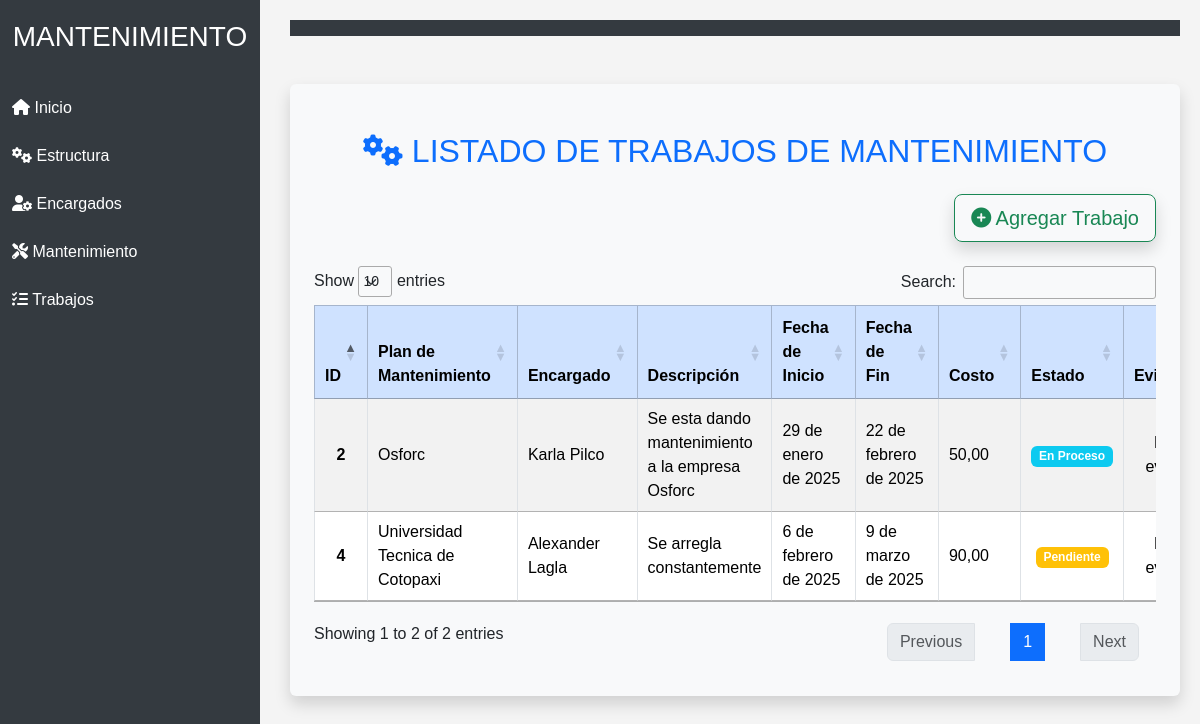
The page /listadoTrabajo/ on the database its author committed.
### Aplicaciones/Reparacion/models.py (models this page shows, shortened)
class Trabajo(models.Model):
    ESTADO_CHOICES = [
        ('Pendiente', 'Pendiente'),
        ('En Proceso', 'En Proceso'),
        ('Finalizado', 'Finalizado'),
    ]
    plan = models.ForeignKey(PlanMantenimiento, on_delete=models.CASCADE)
    encargado = models.ForeignKey(Encargado, on_delete=models.SET_NULL, null=True)
    descripcion = models.TextField()
    fecha_inicio = models.DateField()
    fecha_fin = models.DateField(blank=True, null=True)
    costo = models.DecimalField(max_digits=10, decimal_places=2)
    estado = models.CharField(max_length=50, choices=ESTADO_CHOICES)
    evidencia = models.FileField(upload_to='trabajos/', blank=True, null=True)

class PlanMantenimiento(models.Model):
    TIPO_CHOICES = [
        ('Preventivo', 'Preventivo'),
        ('Correctivo', 'Correctivo'),
    ]
    ESTADO_CHOICES = [
        ('Pendiente', 'Pendiente'),
        ('En Proceso', 'En Proceso'),
        ('Finalizado', 'Finalizado'),
    ]
    estructura = models.ForeignKey(Estructura, on_delete=models.CASCADE)
    tipo = models.CharField(max_length=50, choices=TIPO_CHOICES)
    fecha_inicio = models.DateField()
    fecha_fin = models.DateField(blank=True, null=True)
    descripcion = models.TextField(blank=True, null=True)
    estado = models.CharField(max_length=50, choices=ESTADO_CHOICES)
    documento = models.FileField(upload_to='planes_mantenimiento/', blank=True, null=True)

class Estructura(models.Model):
    ESTADO_CHOICES = [
        ('Bueno', 'Bueno'),
        ('Regular', 'Regular'),
        ('Malo', 'Malo'),
    ]
    nombre = models.CharField(max_length=100)
    tipo = models.CharField(max_length=50)
    ubicacion = models.CharField(max_length=255)
    fecha_construccion = models.DateField()
    estado = models.CharField(max_length=50, choices=ESTADO_CHOICES)
    descripcion = models.TextField(blank=True, null=True)
    imagen = models.ImageField(upload_to='estructuras/', blank=True, null=True)  # Guarda en 'media/estructuras/'

class Encargado(models.Model):
    nombre = models.CharField(max_length=100)
    cargo = models.CharField(max_length=100)
    telefono = models.CharField(max_length=15)
    email = models.EmailField()
    especialidad = models.CharField(max_length=100)
    estado = models.BooleanField(default=True)
    foto = models.ImageField(upload_to='fotos_encargados/', null=True, blank=True)

### Aplicaciones/Reparacion/views.py (the view)
# urls.py: path('listadoTrabajo/', views.listadoTrabajo, name='listadoTrabajo'),
def listadoTrabajo(request):
    trabajos = Trabajo.objects.all()  # Debe ser el modelo correcto
    return render(request, 'listadoTrabajo.html', {'trabajos': trabajos})

### Aplicaciones/Reparacion/templates/listadoTrabajo.html (shortened to what this page needs)
{% extends "plantilla.html" %}
{% block contenido %}
<div class="container my-5 bg-light p-4 rounded shadow">
    <h2 class="my-4 text-center text-primary">
        <i class="fas fa-cogs"></i> LISTADO DE TRABAJOS DE MANTENIMIENTO
    </h2>
    <div class="d-flex justify-content-end mb-4">
        <a href="{% url 'nuevoTrabajo' %}" class="btn btn-outline-success btn-lg shadow">
            <i class="fas fa-plus-circle"></i> Agregar Trabajo
        </a>
    </div>
    <div class="table-responsive">
        <table id="trabajosTable" class="table table-striped table-hover table-bordered align-middle">
            <thead class="table-primary text-center">
                <tr>
                    <th>ID</th>
                    <th>Plan de Mantenimiento</th>
                    <th>Encargado</th>
                    <th>Descripción</th>
                    <th>Fecha de Inicio</th>
                    <th>Fecha de Fin</th>
                    <th>Costo</th>
                    <th>Estado</th>
                    <th>Evidencia</th>
                </tr>
            </thead>
            <tbody>
                {% for trabajo in trabajos %}
                    <tr>
                        <td class="text-center"><strong>{{ trabajo.id }}</strong></td>
                        <td>{{ trabajo.plan.estructura.nombre }}</td>
                        <td>{{ trabajo.encargado.nombre }}</td>
                        <td>{{ trabajo.descripcion }}</td>
                        <td>{{ trabajo.fecha_inicio }}</td>
                        <td>{{ trabajo.fecha_fin|default:"N/A" }}</td>
                        <td>{{ trabajo.costo }}</td>
                        <td class="text-center">
                            <span class="badge bg-{% if trabajo.estado == 'Pendiente' %}warning{% elif trabajo.estado == 'En Proceso' %}info{% else %}success{% endif %}">
                                {{ trabajo.estado }}
                            </span>
                        </td>
                        <td class="text-center">
                            {% if trabajo.evidencia %}
                                <a href="{{ trabajo.evidencia.url }}" target="_blank">
                                    Ver Evidencia
                                </a>
                            {% else %}
                                <span>No hay evidencia</span>
                            {% endif %}
                        </td>
                    </tr>
                {% endfor %}
            </tbody>
        </table>
    </div>
</div>
<link rel="stylesheet" href="https://cdn.datatables.net/1.13.4/css/jquery.dataTables.min.css">
<link rel="stylesheet" href="https://cdn.datatables.net/buttons/2.3.6/css/buttons.dataTables.min.css">
{% endblock %}

### Aplicaciones/Reparacion/templates/plantilla.html (style rules this page uses)
body { font-family: 'Arial', sans-serif; background-color: #f4f4f4; margin: 0; padding: 0; }

### rows shown on the page
Trabajo: id "2", plan.estructura.nombre "Osforc", encargado.nombre "Karla Pilco", descripcion "Se esta dando mantenimiento a la empresa Osforc", fecha_inicio "29 de enero de 2025", fecha_fin "22 de febrero de 2025", costo "50,00", estado "En Proceso", evidencia "No hay evidencia"
Trabajo: id "4", plan.estructura.nombre "Universidad Tecnica de Cotopaxi", encargado.nombre "Alexander Lagla", descripcion "Se arregla constantemente", fecha_inicio "6 de febrero de 2025", fecha_fin "9 de marzo de 2025", costo "90,00", estado "Pendiente", evidencia "No hay evidencia"
